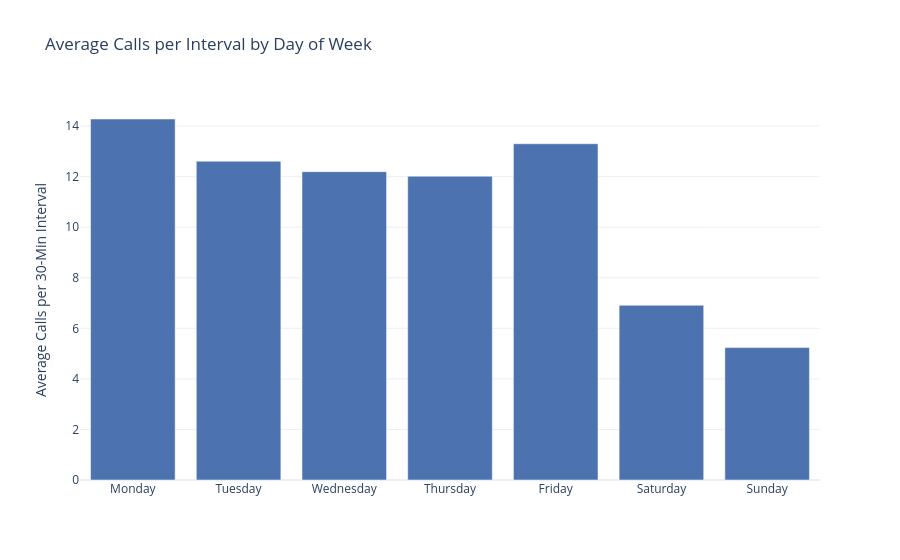

Here is the notebook cell this chart was saved with:
### Markdown cell above
Averaged over three years, the bimodal shape is unmistakable: a mid-morning peak, a smaller dip around midday, a second (slightly smaller) early-afternoon peak, then a steady decline into a low overnight floor. This confirms the `Intraday` multiplier is doing exactly what it was designed to do, and it's the single most important pattern for interval-level staffing, since it tells us *when in the day* agents are needed most.

### Code cell
weekday_order = ['Monday', 'Tuesday', 'Wednesday', 'Thursday', 'Friday', 'Saturday', 'Sunday']
by_weekday = intraday.groupby('weekday')['calls'].mean().reindex(weekday_order).reset_index()

fig = px.bar(
    by_weekday, x='weekday', y='calls', template='plotly_white',
    color_discrete_sequence=['#4C72B0'],
    title='Average Calls per Interval by Day of Week'
)
fig.update_yaxes(title='Average Calls per 30-Min Interval')
fig.update_xaxes(title='')
fig.write_image("plots/23_average_shape_by_hour_of_day_and_day_of_.png", scale=2)
fig.show()

### Figure 1 — Plotly figure (JSON) as saved in the notebook; plotly's stock layout.template omitted (floating-point values rounded to 4 significant figures)
{"data": [{"hovertemplate": "weekday=%{x}<br>calls=%{y}<extra></extra>", "legendgroup": "", "marker": {"color": "#4C72B0", "pattern": {"shape": ""}}, "name": "", "orientation": "v", "showlegend": false, "textposition": "auto", "type": "bar", "x": ["Monday", "Tuesday", "Wednesday", "Thursday", "Friday", "Saturday", "Sunday"], "xaxis": "x", "y": [14.28, 12.61, 12.2, 12.02, 13.3, 6.91, 5.238], "yaxis": "y"}], "layout": {"barmode": "relative", "legend": {"tracegroupgap": 0}, "title": {"text": "Average Calls per Interval by Day of Week"}, "xaxis": {"anchor": "y", "domain": [0.0, 1.0], "title": {"text": ""}}, "yaxis": {"anchor": "x", "domain": [0.0, 1.0], "title": {"text": "Average Calls per 30-Min Interval"}}}}
